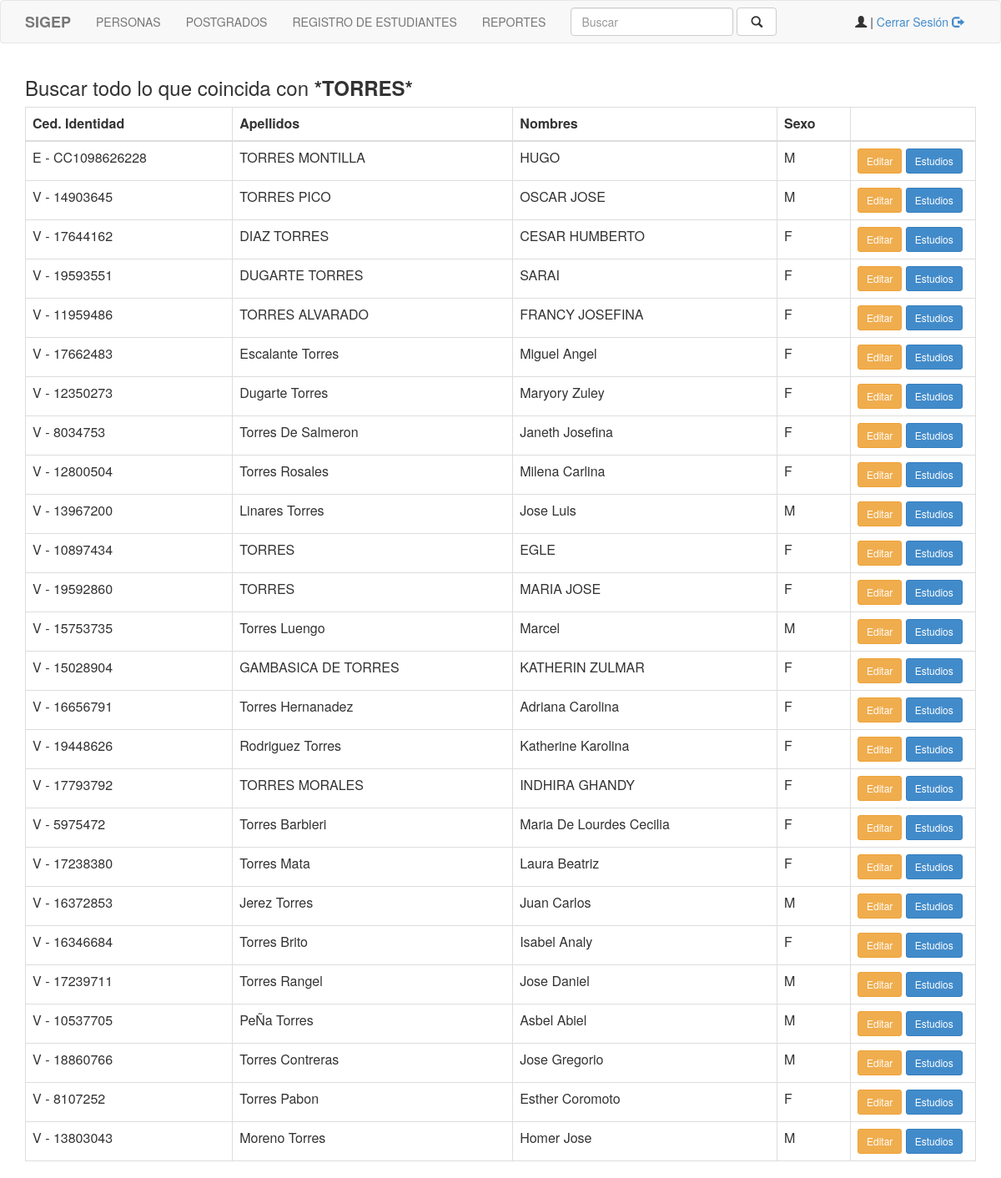
Page /buscar.php?s=TORRES on the committed database.
### tables this page shows
CREATE TABLE IF NOT EXISTS `persona` (
  `id` int(11) NOT NULL AUTO_INCREMENT,
  `tipo_documento_identidad` int(11) DEFAULT NULL,
  `documento_identidad` varchar(50) NOT NULL,
  `fecha_vencimiento_doc_identidad` date DEFAULT NULL,
  `primer_nombre` varchar(100) DEFAULT NULL,
  `segundo_nombre` varchar(100) DEFAULT NULL,
  `primer_apellido` varchar(100) NOT NULL,
  `segundo_apellido` varchar(100) DEFAULT NULL,
  `sexo` enum('F','M') NOT NULL,
  `nacionalidad` enum('V','E') NOT NULL,
  `pais_origen_id` int(11) DEFAULT NULL,
  `pasaporte` varchar(40) DEFAULT NULL,
  `fecha_nacimiento` date DEFAULT NULL,
  `estado_civil` enum('S','C','D','V','O') DEFAULT NULL,
  `etnia_id` int(11) NOT NULL DEFAULT '1',
  `ciudad_id` varchar(100) DEFAULT NULL,
  `created_at` datetime NOT NULL,
  `regimen` tinyint(1) DEFAULT NULL,
  `discapacidad` tinyint(1) DEFAULT NULL,
  `update_at` datetime NOT NULL,
  `user_create` int(11) NOT NULL,
  `user_update` int(11) NOT NULL,
  PRIMARY KEY (`id`),
  UNIQUE KEY `documento_identidad` (`documento_identidad`),
  UNIQUE KEY `documento_identidad_2` (`documento_identidad`),
  KEY `pais_origen_id` (`pais_origen_id`)
);

### php/personas/busqueda.php (the view, shortened to what this page needs)
<?php
include "./php/conexion.php";
$sql1= "select * from persona where primer_apellido like '%$_GET[s]%' or segundo_apellido like '%$_GET[s]%' or primer_nombre like '%$_GET[s]%' or segundo_nombre like '%$_GET[s]%'  or documento_identidad like '%$_GET[s]%' or pasaporte like '%$_GET[s]%' ";
$query = $con->query($sql1);
?>
<?php if($query->num_rows>0):?>
<table class="table table-bordered table-hover">
<thead>
	<th>Ced. Identidad</th>
	<th>Apellidos</th>
	<th>Nombres</th>
	<th>Sexo</th>
	<th></th>
</thead>
<?php while ($r=$query->fetch_array()):?>
<tr>
	<td><?php echo $r["nacionalidad"]." - ".$r["documento_identidad"]; ?></td>
	<td><?php echo $r["primer_apellido"]." ".$r["segundo_apellido"];; ?></td>
	<td><?php echo $r["primer_nombre"]." ".$r["segundo_nombre"]; ?></td>
	<td><?php echo $r["sexo"]; ?></td>
	<td style="width:150px;">
		<a href="./php/personas/editar.php?sour=edit&s=<?php echo $_GET['s'];?>&id=<?php echo $r["id"];?>" class="btn btn-sm btn-warning">Editar</a>
		<a href="estudios.php?s=<?php echo $_GET['s'];?>&id=<?php echo $r["id"];?>" class="btn btn-sm btn-primary">Estudios</a>
	</td>
</tr>
<?php endwhile;?>
</table>
<?php else:?>
	<p class="alert alert-warning">No hay resultados</p>
<?php endif;?>

### buscar.php (shortened to what this page needs)
<html>
	<head>
		<link rel="stylesheet" type="text/css" href="bootstrap/css/bootstrap.min.css">
	</head>
	<body>
	<?php include "php/navbar.php"; ?>
<div class="container">
<div class="row">
<div class="col-md-12">
		<h3>Buscar todo lo que coincida con <strong >*<?php echo $_GET['s']?>*</strong></h3>
<?php include "php/personas/busqueda.php"; ?>
</div>
</div>
</div>
	</body>
</html>

### php/navbar.php (shortened to what this page needs)
<nav class="navbar navbar-default" role="navigation">
<div class="container">
  <div class="navbar-header">
    <a class="navbar-brand" href="/sigep_prototipo/inicio.php"><b>SIGEP</b></a>
  </div>
  <div class="collapse navbar-collapse navbar-ex1-collapse">
    <ul class="nav navbar-nav">
      <li><a href="/sigep_prototipo/personas.php">PERSONAS</a></li>
      <li><a href="/sigep_prototipo/postgrados.php">POSTGRADOS</a></li>
      <li><a href="/sigep_prototipo/index.php">REGISTRO DE ESTUDIANTES</a></li>
      <li><a href="/sigep_prototipo/reportes.php">REPORTES</a></li>
    </ul>
    <form class="navbar-form navbar-left" role="search" action="/sigep_prototipo/buscar.php">
      <div class="form-group">
        <input type="search" maxlength="10" name="s" class="form-control"  placeholder="Buscar">
      </div>
      <button type="submit" class="btn btn-default">&nbsp;<i class="glyphicon glyphicon-search"></i>&nbsp;</button>
    </form>
    <div class="pull-right name-user" style="margin-top: 15px;"><i class="glyphicon glyphicon-user"></i> <?php echo $_SESSION['name']; ?> | <a href="/sigep_prototipo/php/logout.php" onclick="return confirm('Est&aacute; seguro que desea cerrar sesi&oacute;n?');">Cerrar Sesi&oacute;n <i class="glyphicon glyphicon-log-out"></i></a>
    </div>
  </div>
</div>
</nav>

### rows in the picture
persona: nacionalidad "E", documento_identidad "CC1098626228", primer_apellido "TORRES", segundo_apellido "MONTILLA", primer_nombre "HUGO", sexo "M"
persona: nacionalidad "V", documento_identidad "14903645", primer_apellido "TORRES", segundo_apellido "PICO", primer_nombre "OSCAR", segundo_nombre "JOSE", sexo "M"
persona: nacionalidad "V", documento_identidad "17644162", primer_apellido "DIAZ", segundo_apellido "TORRES", primer_nombre "CESAR", segundo_nombre "HUMBERTO", sexo "F"
persona: nacionalidad "V", documento_identidad "19593551", primer_apellido "DUGARTE", segundo_apellido "TORRES", primer_nombre "SARAI", sexo "F"
persona: nacionalidad "V", documento_identidad "11959486", primer_apellido "TORRES", segundo_apellido "ALVARADO", primer_nombre "FRANCY", segundo_nombre "JOSEFINA", sexo "F"
persona: nacionalidad "V", documento_identidad "17662483", primer_apellido "Escalante", segundo_apellido "Torres", primer_nombre "Miguel", segundo_nombre "Angel", sexo "F"
persona: nacionalidad "V", documento_identidad "12350273", primer_apellido "Dugarte", segundo_apellido "Torres", primer_nombre "Maryory", segundo_nombre "Zuley", sexo "F"
persona: nacionalidad "V", documento_identidad "8034753", primer_apellido "Torres", segundo_apellido "De Salmeron", primer_nombre "Janeth", segundo_nombre "Josefina", sexo "F"
persona: nacionalidad "V", documento_identidad "12800504", primer_apellido "Torres", segundo_apellido "Rosales", primer_nombre "Milena", segundo_nombre "Carlina", sexo "F"
persona: nacionalidad "V", documento_identidad "13967200", primer_apellido "Linares", segundo_apellido "Torres", primer_nombre "Jose", segundo_nombre "Luis", sexo "M"
persona: nacionalidad "V", documento_identidad "10897434", primer_apellido "TORRES", primer_nombre "EGLE", sexo "F"
persona: nacionalidad "V", documento_identidad "19592860", primer_apellido "TORRES", primer_nombre "MARIA", segundo_nombre "JOSE", sexo "F"
persona: nacionalidad "V", documento_identidad "15753735", primer_apellido "Torres", segundo_apellido "Luengo", primer_nombre "Marcel", sexo "M"
persona: nacionalidad "V", documento_identidad "15028904", primer_apellido "GAMBASICA", segundo_apellido "DE TORRES", primer_nombre "KATHERIN", segundo_nombre "ZULMAR", sexo "F"
persona: nacionalidad "V", documento_identidad "16656791", primer_apellido "Torres", segundo_apellido "Hernanadez", primer_nombre "Adriana", segundo_nombre "Carolina", sexo "F"
persona: nacionalidad "V", documento_identidad "19448626", primer_apellido "Rodriguez", segundo_apellido "Torres", primer_nombre "Katherine", segundo_nombre "Karolina", sexo "F"
persona: nacionalidad "V", documento_identidad "17793792", primer_apellido "TORRES", segundo_apellido "MORALES", primer_nombre "INDHIRA", segundo_nombre "GHANDY", sexo "F"
persona: nacionalidad "V", documento_identidad "5975472", primer_apellido "Torres", segundo_apellido "Barbieri", primer_nombre "Maria", segundo_nombre "De Lourdes Cecilia", sexo "F"
persona: nacionalidad "V", documento_identidad "17238380", primer_apellido "Torres", segundo_apellido "Mata", primer_nombre "Laura", segundo_nombre "Beatriz", sexo "F"
persona: nacionalidad "V", documento_identidad "16372853", primer_apellido "Jerez", segundo_apellido "Torres", primer_nombre "Juan", segundo_nombre "Carlos", sexo "M"
persona: nacionalidad "V", documento_identidad "16346684", primer_apellido "Torres", segundo_apellido "Brito", primer_nombre "Isabel", segundo_nombre "Analy", sexo "F"
persona: nacionalidad "V", documento_identidad "17239711", primer_apellido "Torres", segundo_apellido "Rangel", primer_nombre "Jose", segundo_nombre "Daniel", sexo "M"
persona: nacionalidad "V", documento_identidad "10537705", primer_apellido "PeÑa", segundo_apellido "Torres", primer_nombre "Asbel", segundo_nombre "Abiel", sexo "M"
persona: nacionalidad "V", documento_identidad "18860766", primer_apellido "Torres", segundo_apellido "Contreras", primer_nombre "Jose", segundo_nombre "Gregorio", sexo "M"
persona: nacionalidad "V", documento_identidad "8107252", primer_apellido "Torres", segundo_apellido "Pabon", primer_nombre "Esther", segundo_nombre "Coromoto", sexo "F"
persona: nacionalidad "V", documento_identidad "13803043", primer_apellido "Moreno", segundo_apellido "Torres", primer_nombre "Homer", segundo_nombre "Jose", sexo "M"

### other values in the picture
$_GET['s'] "TORRES"
